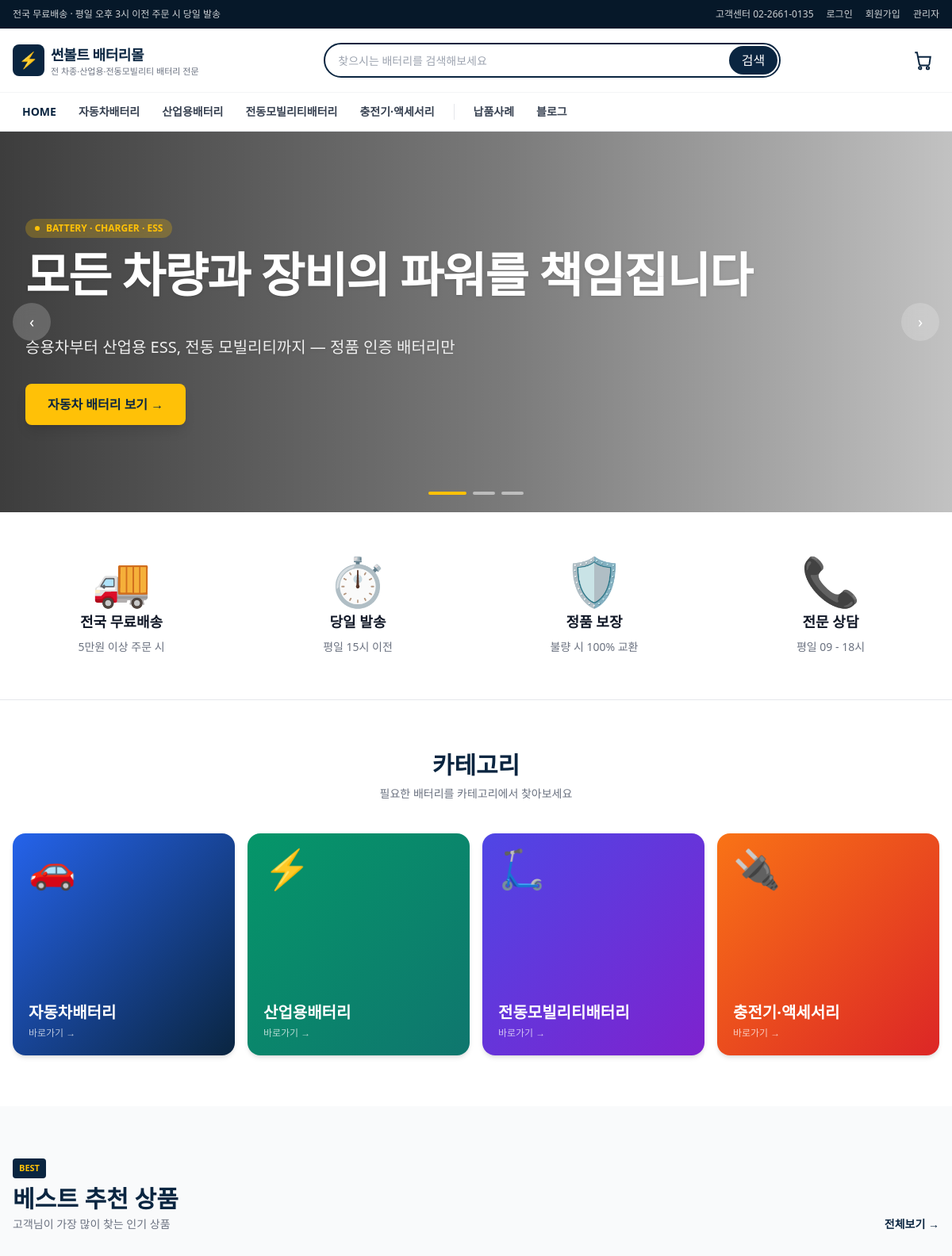
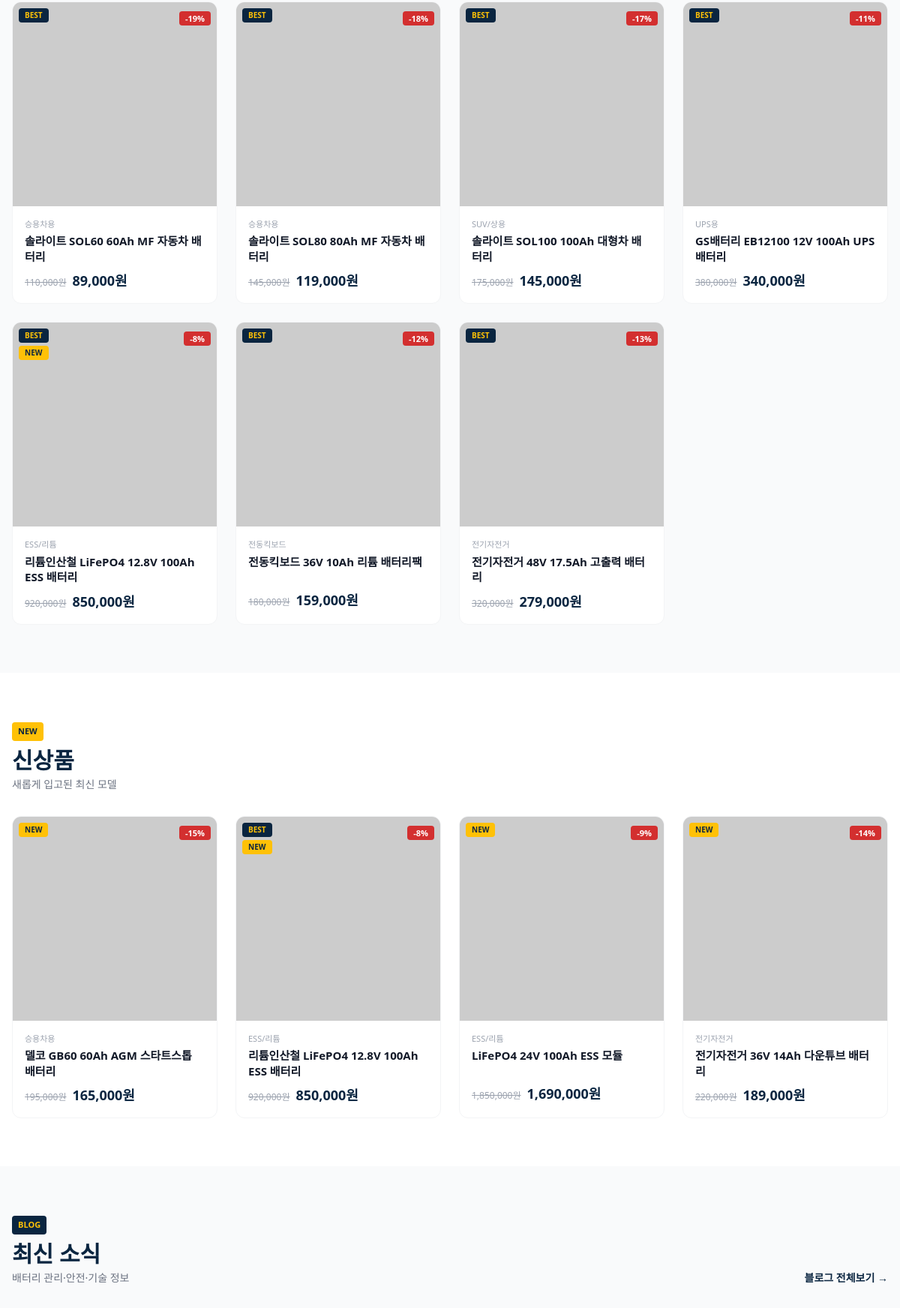
The page / (upper part) on the database its author committed (2 pictures, top to bottom).
### tables this page shows
CREATE TABLE `categories` (
  `ca_id`     INT          NOT NULL AUTO_INCREMENT,
  `ca_name`   VARCHAR(100) NOT NULL,
  `ca_parent` INT          DEFAULT NULL,
  `ca_order`  INT          DEFAULT 0,
  PRIMARY KEY (`ca_id`),
  KEY `idx_ca_parent` (`ca_parent`),
  CONSTRAINT `fk_ca_parent` FOREIGN KEY (`ca_parent`)
    REFERENCES `categories`(`ca_id`) ON DELETE SET NULL
);

CREATE TABLE `banners` (
  `id`           INT          NOT NULL AUTO_INCREMENT,
  `title`        VARCHAR(255) NOT NULL,
  `subtitle`     VARCHAR(500) DEFAULT NULL,
  `image_url`    VARCHAR(500) NOT NULL,
  `cta_text`     VARCHAR(100) DEFAULT NULL,
  `cta_url`      VARCHAR(500) DEFAULT NULL,
  `accent_label` VARCHAR(80)  DEFAULT NULL,
  `text_align`   VARCHAR(10)  DEFAULT 'left',
  `sort_order`   INT          DEFAULT 0,
  `published`    TINYINT      NOT NULL DEFAULT 1,
  `created_at`   DATETIME     DEFAULT CURRENT_TIMESTAMP,
  PRIMARY KEY (`id`),
  KEY `idx_published_order` (`published`, `sort_order`)
);

CREATE TABLE `products` (
  `it_id`         INT           NOT NULL AUTO_INCREMENT,
  `it_name`       VARCHAR(255)  NOT NULL,
  `ca_id`         INT           NOT NULL,
  `it_price`      INT           NOT NULL DEFAULT 0,
  `it_sell_price` INT           NOT NULL DEFAULT 0,
  `it_stock`      INT           NOT NULL DEFAULT 0,
  `it_summary`    VARCHAR(500)  DEFAULT NULL,
  `it_desc`       LONGTEXT,
  `it_img1`       VARCHAR(255)  DEFAULT NULL,
  `it_img2`       VARCHAR(255)  DEFAULT NULL,
  `it_img3`       VARCHAR(255)  DEFAULT NULL,
  `it_img4`       VARCHAR(255)  DEFAULT NULL,
  `it_img5`       VARCHAR(255)  DEFAULT NULL,
  `it_use`        TINYINT       DEFAULT 1,
  `it_new`        TINYINT       DEFAULT 0,
  `it_best`       TINYINT       DEFAULT 0,
  `created_at`    DATETIME      DEFAULT CURRENT_TIMESTAMP,
  PRIMARY KEY (`it_id`),
  KEY `idx_pr_ca` (`ca_id`),
  KEY `idx_pr_use` (`it_use`),
  CONSTRAINT `fk_pr_ca` FOREIGN KEY (`ca_id`)
    REFERENCES `categories`(`ca_id`)
);

### public/index.php (the view, shortened to what the rows shown need)
<?php
require_once __DIR__ . '/../includes/functions.php';
$best_products = get_best_products(8);
$new_products  = get_new_products(4);
$top_categories = category_tree()[0] ?? [];
$recent_posts  = db_all('SELECT id, title, summary, thumbnail, created_at FROM posts WHERE published = 1 ORDER BY created_at DESC LIMIT 2');
$banners = [];
try {
    $banners = db_all('SELECT * FROM banners WHERE published = 1 ORDER BY sort_order, id');
} catch (Throwable $e) {  }
require __DIR__ . '/../includes/header.php';
?>
<?php if (!empty($banners)): ?>
<section class="relative bg-primary-dark text-white overflow-hidden">
  <div class="swiper hero-swiper">
    <div class="swiper-wrapper">
      <?php foreach ($banners as $b):
        $align = $b['text_align'] ?: 'left';
        $align_cls = match ($align) {
          'center' => 'items-center text-center',
          'right'  => 'items-end text-right',
          default  => 'items-start text-left',
        };
        $grad_cls = $align === 'right'
          ? 'bg-gradient-to-l from-black/70 via-black/40 to-transparent'
          : ($align === 'center'
              ? 'bg-gradient-to-t from-black/70 via-black/40 to-black/30'
              : 'bg-gradient-to-r from-black/70 via-black/40 to-transparent');
      ?>
      <div class="swiper-slide relative">
        <div class="aspect-[16/9] md:aspect-[16/6] min-h-[360px] md:min-h-[480px] relative">
          <img src="<?= h($b['image_url']) ?>" alt="<?= h($b['title']) ?>"
               class="absolute inset-0 w-full h-full object-cover">
          <div class="absolute inset-0 <?= $grad_cls ?>"></div>
          <div class="absolute inset-0 flex flex-col justify-center <?= $align_cls ?>">
            <div class="max-w-7xl w-full mx-auto px-4 md:px-8 flex flex-col <?= $align_cls ?>">
              <?php if ($b['accent_label']): ?>
              <div class="inline-flex items-center gap-2 px-3 py-1 rounded-full
                          bg-accent/25 text-accent text-xs font-bold mb-4 backdrop-blur-sm">
                <span class="w-1.5 h-1.5 rounded-full bg-accent animate-pulse"></span>
                <?= h($b['accent_label']) ?>
              </div>
              <?php endif; ?>
              <h1 class="text-3xl md:text-5xl lg:text-6xl font-extrabold leading-tight tracking-tight mb-4 md:mb-5 max-w-5xl xl:max-w-6xl drop-shadow">
                <?= h($b['title']) ?>
              </h1>
              <?php if ($b['subtitle']): ?>
              <p class="text-base md:text-xl text-white/90 mb-7 md:mb-8 leading-relaxed max-w-3xl drop-shadow whitespace-pre-line">
                <?= h($b['subtitle']) ?>
              </p>
              <?php endif; ?>
              <?php if ($b['cta_text']): ?>
              <a href="<?= h($b['cta_url'] ?: '#') ?>"
                 class="inline-flex items-center gap-2 px-7 py-3.5 rounded-lg
                        bg-accent text-primary font-bold hover:bg-accent-light transition shadow-lg w-fit">
                <?= h($b['cta_text']) ?> →
              </a>
              <?php endif; ?>
            </div>
          </div>
        </div>
      </div>
      <?php endforeach; ?>
    </div>
  </div>
</section>
<?php endif; ?>
<section class="max-w-7xl mx-auto px-4 py-12 md:py-16">
  <div class="text-center mb-10">
    <h2 class="text-2xl md:text-3xl font-extrabold text-primary">카테고리</h2>
  </div>
  <div class="grid grid-cols-2 md:grid-cols-4 gap-4">
    <?php
    $cat_visuals = [
      10 => ['icon' => '🚗', 'gradient' => 'from-blue-600 to-primary'],
      20 => ['icon' => '⚡', 'gradient' => 'from-emerald-600 to-teal-700'],
      30 => ['icon' => '🛴', 'gradient' => 'from-indigo-600 to-purple-700'],
      40 => ['icon' => '🔌', 'gradient' => 'from-orange-500 to-red-600'],
    ];
    foreach ($top_categories as $c):
      $v = $cat_visuals[$c['ca_id']] ?? ['icon' => '🔋', 'gradient' => 'from-gray-600 to-gray-800'];
    ?>
    <a href="<?= h(url('/shop/list.php', ['ca_id' => $c['ca_id']])) ?>"
       class="group relative aspect-square rounded-2xl overflow-hidden
              bg-gradient-to-br <?= $v['gradient'] ?>
              text-white p-5 flex flex-col justify-between
              hover:scale-[1.02] transition shadow-md">
      <div class="text-4xl md:text-5xl"><?= $v['icon'] ?></div>
      <div>
        <div class="font-extrabold text-lg md:text-xl leading-tight"><?= h($c['ca_name']) ?></div>
        <div class="text-xs text-white/70 mt-1 group-hover:text-accent transition">바로가기 →</div>
      </div>
    </a>
    <?php endforeach; ?>
  </div>
</section>
<section class="bg-gray-50 py-12 md:py-16">
  <div class="max-w-7xl mx-auto px-4">
    <div class="flex items-end justify-between mb-8">
      <div>
        <h2 class="text-2xl md:text-3xl font-extrabold text-primary">베스트 추천 상품</h2>
      </div>
    </div>
    <div class="grid grid-cols-2 md:grid-cols-3 lg:grid-cols-4 gap-4 md:gap-6">
      <?php foreach ($best_products as $p): ?>
        <?php include __DIR__ . '/_product_card.php'; ?>
      <?php endforeach; ?>
    </div>
  </div>
</section>
<?php if (!empty($new_products)): ?>
<section class="max-w-7xl mx-auto px-4 py-12 md:py-16">
  <div class="flex items-end justify-between mb-8">
    <div>
      <h2 class="text-2xl md:text-3xl font-extrabold text-primary">신상품</h2>
    </div>
  </div>
  <div class="grid grid-cols-2 md:grid-cols-4 gap-4 md:gap-6">
    <?php foreach ($new_products as $p): ?>
      <?php include __DIR__ . '/_product_card.php'; ?>
    <?php endforeach; ?>
  </div>
</section>
<?php endif; ?>
<?php if (!empty($recent_posts)): ?>
<section class="bg-gray-50 py-12 md:py-16">
  <div class="max-w-7xl mx-auto px-4">
    <div class="flex items-end justify-between mb-8">
      <div>
        <h2 class="text-2xl md:text-3xl font-extrabold text-primary">최신 소식</h2>
      </div>
    </div>
  </div>
</section>
<?php endif; ?>
<?php require __DIR__ . '/../includes/footer.php'; ?>

### includes/header.php (shortened to what the rows shown need)
<?php
require_once __DIR__ . '/functions.php';
$site = (require __DIR__ . '/config.php')['site'];
$cats_l1    = category_tree()[0] ?? [];
?>
<!DOCTYPE html>
<html lang="ko">
<head>
  <link rel="stylesheet"
        href="https://cdn.jsdelivr.net/gh/orioncactus/pretendard@v1.3.9/dist/web/static/pretendard.min.css">
  <link rel="stylesheet"
        href="https://cdn.jsdelivr.net/npm/swiper@11/swiper-bundle.min.css">
  <script src="https://cdn.tailwindcss.com"></script>
  <link rel="stylesheet" href="/assets/css/style.css">
</head>
<body class="font-sans bg-white text-gray-900 antialiased"
      x-data="{ mobileMenu: false }">
<div class="sticky top-0 z-40">
<header class="bg-white/95 backdrop-blur border-b border-gray-200">
  <nav class="hidden md:block bg-white border-t border-gray-100">
    <div class="max-w-7xl mx-auto px-4">
      <ul class="flex items-center gap-1 h-12 text-sm font-semibold">
        <?php foreach ($cats_l1 as $c): ?>
        <li>
          <a href="<?= h(url('/shop/list.php', ['ca_id' => $c['ca_id']])) ?>"
             class="px-3 py-2 hover:text-accent-dark text-gray-700 hover:text-primary">
            <?= h($c['ca_name']) ?>
          </a>
        </li>
        <?php endforeach; ?>
      </ul>
    </div>
  </nav>
</header>
</div>
<main>

### public/_product_card.php
<?php
$has_sale = $p['it_sell_price'] > 0 && $p['it_sell_price'] < $p['it_price'];
$final    = $has_sale ? (int)$p['it_sell_price'] : (int)$p['it_price'];
$rate     = $has_sale ? discount_rate((int)$p['it_price'], (int)$p['it_sell_price']) : 0;
$cat      = get_category((int)$p['ca_id']);
$imgs     = product_images($p);
?>
<a href="<?= h(url('/shop/item.php', ['it_id' => $p['it_id']])) ?>"
   class="product-card group block bg-white rounded-xl overflow-hidden border border-gray-100">
  <div class="relative aspect-square bg-gray-50 overflow-hidden">
    <img src="<?= h($imgs[0]) ?>" alt="<?= h($p['it_name']) ?>"
         class="w-full h-full object-cover group-hover:scale-105 transition duration-300"
         loading="lazy">
    <div class="absolute top-2 left-2 flex flex-col gap-1">
      <?php if ($p['it_best']): ?>
      <span class="px-2 py-0.5 rounded text-[10px] font-bold badge-best">BEST</span>
      <?php endif; ?>
      <?php if ($p['it_new']): ?>
      <span class="px-2 py-0.5 rounded text-[10px] font-bold badge-new">NEW</span>
      <?php endif; ?>
    </div>
    <?php if ($rate > 0): ?>
    <div class="absolute top-2 right-2">
      <span class="px-2 py-0.5 rounded text-[11px] font-bold badge-sale">-<?= $rate ?>%</span>
    </div>
    <?php endif; ?>
  </div>
  <div class="p-3 md:p-4">
    <?php if ($cat): ?>
    <div class="text-[11px] text-gray-400 mb-1"><?= h($cat['ca_name']) ?></div>
    <?php endif; ?>
    <div class="font-semibold text-sm md:text-[15px] text-gray-900
                line-clamp-2 leading-snug min-h-[2.6em]
                group-hover:text-primary transition">
      <?= h($p['it_name']) ?>
    </div>
    <div class="mt-2 flex items-baseline gap-2 flex-wrap">
      <?php if ($has_sale): ?>
      <span class="text-xs text-gray-400 line-through"><?= price((int)$p['it_price']) ?></span>
      <?php endif; ?>
      <span class="text-base md:text-lg font-extrabold text-primary"><?= price($final) ?></span>
    </div>
  </div>
</a>

### rows shown on the page
categories: ca_name "자동차배터리", ca_id "🚗"
categories: ca_name "산업용배터리", ca_id "⚡"
categories: ca_name "전동모빌리티배터리", ca_id "🛴"
categories: ca_name "충전기·액세서리", ca_id "🔌"
banners: accent_label "BATTERY · CHARGER · ESS", title "모든 차량과 장비의 파워를 책임집니다", subtitle "승용차부터 산업용 ESS, 전동 모빌리티까지 — 정품 인증 배터리만", cta_text "자동차 배터리 보기"
products: it_best "BEST", rate "19", ca.ca_name "승용차용", it_name "솔라이트 SOL60 60Ah MF 자동차 배터리", it_price "110,000원", price($final) "89,000원"
products: it_best "BEST", rate "18", ca.ca_name "승용차용", it_name "솔라이트 SOL80 80Ah MF 자동차 배터리", it_price "145,000원", price($final) "119,000원"
products: it_best "BEST", rate "17", ca.ca_name "SUV/상용", it_name "솔라이트 SOL100 100Ah 대형차 배터리", it_price "175,000원", price($final) "145,000원"
products: it_best "BEST", rate "11", ca.ca_name "UPS용", it_name "GS배터리 EB12100 12V 100Ah UPS 배터리", it_price "380,000원", price($final) "340,000원"
products: it_best "BEST", it_new "NEW", rate "8", ca.ca_name "ESS/리튬", it_name "리튬인산철 LiFePO4 12.8V 100Ah ESS 배터리", it_price "920,000원", price($final) "850,000원"
products: it_best "BEST", rate "12", ca.ca_name "전동킥보드", it_name "전동킥보드 36V 10Ah 리튬 배터리팩", it_price "180,000원", price($final) "159,000원"
products: it_best "BEST", rate "13", ca.ca_name "전기자전거", it_name "전기자전거 48V 17.5Ah 고출력 배터리", it_price "320,000원", price($final) "279,000원"
products: it_new "NEW", rate "15", ca.ca_name "승용차용", it_name "델코 GB60 60Ah AGM 스타트스톱 배터리", it_price "195,000원", price($final) "165,000원"
products: it_new "NEW", rate "9", ca.ca_name "ESS/리튬", it_name "LiFePO4 24V 100Ah ESS 모듈", it_price "1,850,000원", price($final) "1,690,000원"
products: it_new "NEW", rate "14", ca.ca_name "전기자전거", it_name "전기자전거 36V 14Ah 다운튜브 배터리", it_price "220,000원", price($final) "189,000원"

### other values the page prints
$site['phone'] "02-2661-0135"
$site['name'] "썬볼트 배터리몰"
$site['tagline'] "전 차종·산업용·전동모빌리티 배터리 전문"
